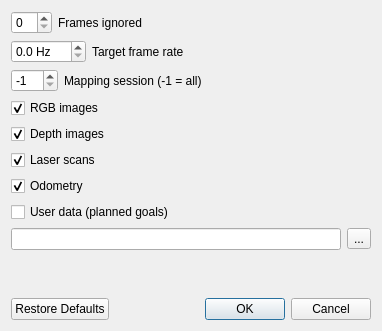
<?xml version="1.0" encoding="UTF-8"?>
<ui version="4.0">
 <class>ExportDialog</class>
 <widget class="QDialog" name="ExportDialog">
  <property name="geometry">
   <rect>
    <x>0</x>
    <y>0</y>
    <width>382</width>
    <height>331</height>
   </rect>
  </property>
  <property name="windowTitle">
   <string>Export...</string>
  </property>
  <layout class="QVBoxLayout" name="verticalLayout">
   <item>
    <layout class="QHBoxLayout" name="horizontalLayout_2">
     <item>
      <widget class="QSpinBox" name="spinBox_ignored">
       <property name="suffix">
        <string/>
       </property>
      </widget>
     </item>
     <item>
      <widget class="QLabel" name="label">
       <property name="text">
        <string>Frames ignored</string>
       </property>
      </widget>
     </item>
     <item>
      <spacer name="horizontalSpacer">
       <property name="orientation">
        <enum>Qt::Horizontal</enum>
       </property>
       <property name="sizeHint" stdset="0">
        <size>
         <width>40</width>
         <height>20</height>
        </size>
       </property>
      </spacer>
     </item>
    </layout>
   </item>
   <item>
    <layout class="QHBoxLayout" name="horizontalLayout_4">
     <item>
      <widget class="QDoubleSpinBox" name="doubleSpinBox_framerate">
       <property name="suffix">
        <string> Hz</string>
       </property>
       <property name="decimals">
        <number>1</number>
       </property>
      </widget>
     </item>
     <item>
      <widget class="QLabel" name="label_3">
       <property name="text">
        <string>Target frame rate</string>
       </property>
      </widget>
     </item>
     <item>
      <spacer name="horizontalSpacer_3">
       <property name="orientation">
        <enum>Qt::Horizontal</enum>
       </property>
       <property name="sizeHint" stdset="0">
        <size>
         <width>40</width>
         <height>20</height>
        </size>
       </property>
      </spacer>
     </item>
    </layout>
   </item>
   <item>
    <layout class="QHBoxLayout" name="horizontalLayout_3">
     <item>
      <widget class="QSpinBox" name="spinBox_session">
       <property name="suffix">
        <string/>
       </property>
       <property name="minimum">
        <number>-1</number>
       </property>
       <property name="maximum">
        <number>999</number>
       </property>
       <property name="value">
        <number>-1</number>
       </property>
      </widget>
     </item>
     <item>
      <widget class="QLabel" name="label_2">
       <property name="text">
        <string>Mapping session (-1 = all)</string>
       </property>
      </widget>
     </item>
     <item>
      <spacer name="horizontalSpacer_2">
       <property name="orientation">
        <enum>Qt::Horizontal</enum>
       </property>
       <property name="sizeHint" stdset="0">
        <size>
         <width>40</width>
         <height>20</height>
        </size>
       </property>
      </spacer>
     </item>
    </layout>
   </item>
   <item>
    <widget class="QCheckBox" name="checkBox_rgb">
     <property name="text">
      <string>RGB images</string>
     </property>
     <property name="checked">
      <bool>true</bool>
     </property>
    </widget>
   </item>
   <item>
    <widget class="QCheckBox" name="checkBox_depth">
     <property name="text">
      <string>Depth images</string>
     </property>
     <property name="checked">
      <bool>true</bool>
     </property>
    </widget>
   </item>
   <item>
    <widget class="QCheckBox" name="checkBox_depth2d">
     <property name="text">
      <string>Laser scans</string>
     </property>
     <property name="checked">
      <bool>true</bool>
     </property>
    </widget>
   </item>
   <item>
    <widget class="QCheckBox" name="checkBox_odom">
     <property name="text">
      <string>Odometry</string>
     </property>
     <property name="checked">
      <bool>true</bool>
     </property>
    </widget>
   </item>
   <item>
    <widget class="QCheckBox" name="checkBox_userData">
     <property name="text">
      <string>User data (planned goals)</string>
     </property>
     <property name="checked">
      <bool>false</bool>
     </property>
    </widget>
   </item>
   <item>
    <layout class="QHBoxLayout" name="horizontalLayout">
     <item>
      <widget class="QLineEdit" name="lineEdit_path">
       <property name="readOnly">
        <bool>true</bool>
       </property>
      </widget>
     </item>
     <item>
      <widget class="QToolButton" name="toolButton_path">
       <property name="text">
        <string>...</string>
       </property>
      </widget>
     </item>
    </layout>
   </item>
   <item>
    <spacer name="verticalSpacer">
     <property name="orientation">
      <enum>Qt::Vertical</enum>
     </property>
     <property name="sizeHint" stdset="0">
      <size>
       <width>20</width>
       <height>40</height>
      </size>
     </property>
    </spacer>
   </item>
   <item>
    <widget class="QDialogButtonBox" name="buttonBox">
     <property name="orientation">
      <enum>Qt::Horizontal</enum>
     </property>
     <property name="standardButtons">
      <set>QDialogButtonBox::Cancel|QDialogButtonBox::Ok|QDialogButtonBox::RestoreDefaults</set>
     </property>
    </widget>
   </item>
  </layout>
 </widget>
 <resources/>
 <connections>
  <connection>
   <sender>buttonBox</sender>
   <signal>accepted()</signal>
   <receiver>ExportDialog</receiver>
   <slot>accept()</slot>
   <hints>
    <hint type="sourcelabel">
     <x>248</x>
     <y>254</y>
    </hint>
    <hint type="destinationlabel">
     <x>157</x>
     <y>274</y>
    </hint>
   </hints>
  </connection>
  <connection>
   <sender>buttonBox</sender>
   <signal>rejected()</signal>
   <receiver>ExportDialog</receiver>
   <slot>reject()</slot>
   <hints>
    <hint type="sourcelabel">
     <x>316</x>
     <y>260</y>
    </hint>
    <hint type="destinationlabel">
     <x>286</x>
     <y>274</y>
    </hint>
   </hints>
  </connection>
 </connections>
</ui>
